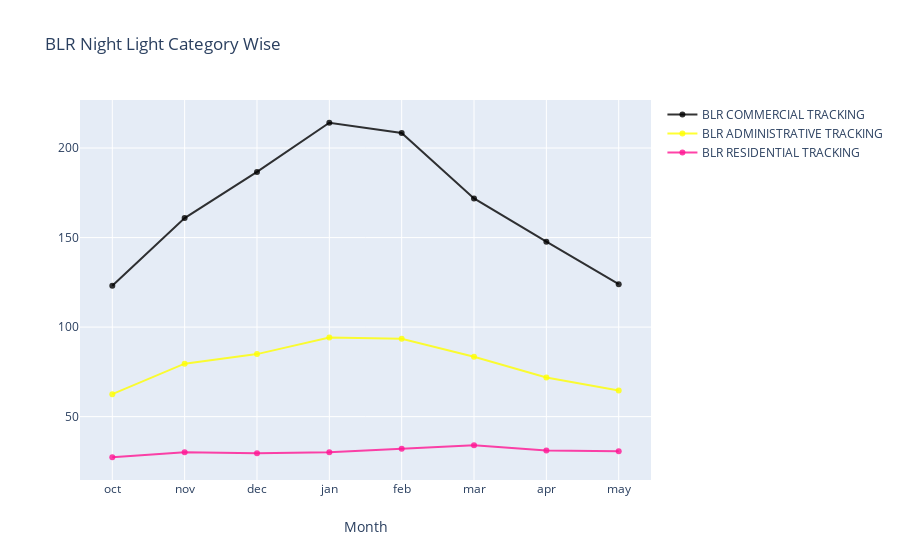

Write notebook code for a chart like this one.
### Code cell
trace1 = go.Scatter(
                    x = months,
                    y = blr_com_tracking,
                    mode = "lines+markers",
                    name = "BLR COMMERCIAL TRACKING",
                    marker = dict(color = 'rgba(0, 0, 0, 0.8)'),
                    text= 'BLR COMM Tracking')

trace2 = go.Scatter(
                    x = months,
                    y = blr_adm_tracking,
                    mode = "lines+markers",
                    name = "BLR ADMINISTRATIVE TRACKING",
                    marker = dict(color = 'rgba(255, 255, 0, 0.8)'),
                    text= 'BLR ADM Tracking')

trace3= go.Scatter(
                    x = months,
                    y = blr_res_tracking,
                    mode = "lines+markers",
                    name = "BLR RESIDENTIAL TRACKING",
                    marker = dict(color = 'rgba(255, 20, 147, 0.8)'),
                    text= 'BLR RES Tracking')


data = [trace1, trace2, trace3]
layout = dict(title = 'BLR Night Light Category Wise',
              xaxis= dict(title= 'Month',ticklen= 5,zeroline= False)
             )
fig = dict(data = data, layout = layout)
go.Figure(fig).show()

### Figure 1 — Plotly figure (JSON) as saved in the notebook; plotly's stock layout.template omitted (floating-point values rounded to 4 significant figures)
{"data": [{"marker": {"color": "rgba(0, 0, 0, 0.8)"}, "mode": "lines+markers", "name": "BLR COMMERCIAL TRACKING", "text": "BLR COMM Tracking", "type": "scatter", "x": ["oct", "nov", "dec", "jan", "feb", "mar", "apr", "may"], "y": [123.1, 160.9, 186.7, 214.1, 208.4, 171.8, 147.7, 124.0]}, {"marker": {"color": "rgba(255, 255, 0, 0.8)"}, "mode": "lines+markers", "name": "BLR ADMINISTRATIVE TRACKING", "text": "BLR ADM Tracking", "type": "scatter", "x": ["oct", "nov", "dec", "jan", "feb", "mar", "apr", "may"], "y": [62.56, 79.58, 84.92, 94.15, 93.43, 83.41, 71.88, 64.61]}, {"marker": {"color": "rgba(255, 20, 147, 0.8)"}, "mode": "lines+markers", "name": "BLR RESIDENTIAL TRACKING", "text": "BLR RES Tracking", "type": "scatter", "x": ["oct", "nov", "dec", "jan", "feb", "mar", "apr", "may"], "y": [27.32, 30.06, 29.53, 30.1, 32.1, 33.97, 31.09, 30.73]}], "layout": {"title": {"text": "BLR Night Light Category Wise"}, "xaxis": {"ticklen": 5, "title": {"text": "Month"}, "zeroline": false}}}
